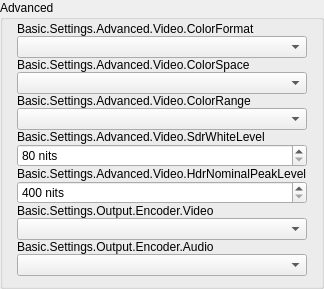
              <widget class="QGroupBox" name="groupBox_23">
               <property name="sizePolicy">
                <sizepolicy hsizetype="Expanding" vsizetype="Preferred">
                 <horstretch>0</horstretch>
                 <verstretch>0</verstretch>
                </sizepolicy>
               </property>
               <property name="title">
                <string>Advanced</string>
               </property>
               <!-- BEGIN Video & Audio: Advanced contents -->
               <layout class="QVBoxLayout" name="ldeVideoAudio_Advanced_VerticalLayout">
                <property name="spacing">
                 <number>0</number>
                </property>
                <property name="leftMargin">
                 <number>14</number>
                </property>
                <property name="topMargin">
                 <number>2</number>
                </property>
                <property name="rightMargin">
                 <number>14</number>
                </property>
                <property name="bottomMargin">
                 <number>10</number>
                </property>
                <!-- ldeVideoAudio_Advanced_ColorFormatLabel -->
                <item>
                 <widget class="QLabel" name="ldeVideoAudio_Advanced_ColorFormatLabel">
                  <property name="sizePolicy">
                   <sizepolicy hsizetype="Preferred" vsizetype="Preferred">
                    <horstretch>0</horstretch>
                    <verstretch>0</verstretch>
                   </sizepolicy>
                  </property>
                  <property name="minimumSize">
                   <size>
                    <width>175</width>
                    <height>0</height>
                   </size>
                  </property>
                  <property name="text">
                   <string>Basic.Settings.Advanced.Video.ColorFormat</string>
                  </property>
                  <property name="alignment">
                   <set>Qt::AlignLeft|Qt::AlignVCenter</set>
                  </property>
                  <property name="buddy">
                   <cstring>colorFormat</cstring>
                  </property>
                  <property name="topMargin">
                   <number>0</number>
                  </property>
                  <property name="bottomMargin">
                   <number>5</number>
                  </property>
                 </widget>
                </item>
                <!-- colorFormat -->
                <item>
                 <widget class="QComboBox" name="colorFormat">
                  <property name="sizePolicy">
                   <sizepolicy hsizetype="Expanding" vsizetype="Fixed">
                    <horstretch>0</horstretch>
                    <verstretch>0</verstretch>
                   </sizepolicy>
                  </property>
                  <property name="topMargin">
                   <number>0</number>
                  </property>
                  <property name="bottomMargin">
                   <number>0</number>
                  </property>
                 </widget>
                </item>
                <!-- ldeVideoAudio_Advanced_ColorSpaceLabel -->
                <item>
                 <widget class="QLabel" name="ldeVideoAudio_Advanced_ColorSpaceLabel">
                  <property name="sizePolicy">
                   <sizepolicy hsizetype="Preferred" vsizetype="Preferred">
                    <horstretch>0</horstretch>
                    <verstretch>0</verstretch>
                   </sizepolicy>
                  </property>
                  <property name="minimumSize">
                   <size>
                    <width>175</width>
                    <height>0</height>
                   </size>
                  </property>
                  <property name="text">
                   <string>Basic.Settings.Advanced.Video.ColorSpace</string>
                  </property>
                  <property name="alignment">
                   <set>Qt::AlignLeft|Qt::AlignVCenter</set>
                  </property>
                  <property name="buddy">
                   <cstring>colorSpace</cstring>
                  </property>
                  <property name="topMargin">
                   <number>20</number>
                  </property>
                  <property name="bottomMargin">
                   <number>5</number>
                  </property>
                 </widget>
                </item>
                <!-- colorSpace -->
                <item>
                 <widget class="QComboBox" name="colorSpace">
                  <property name="sizePolicy">
                   <sizepolicy hsizetype="Expanding" vsizetype="Fixed">
                    <horstretch>0</horstretch>
                    <verstretch>0</verstretch>
                   </sizepolicy>
                  </property>
                  <property name="topMargin">
                   <number>0</number>
                  </property>
                  <property name="bottomMargin">
                   <number>0</number>
                  </property>
                 </widget>
                </item>
                <!-- ldeVideoAudio_Advanced_ColorRangeLabel -->
                <item>
                 <widget class="QLabel" name="ldeVideoAudio_Advanced_ColorRangeLabel">
                  <property name="visible">
                    <bool>false</bool>
                  </property>
                  <property name="sizePolicy">
                   <sizepolicy hsizetype="Preferred" vsizetype="Preferred">
                    <horstretch>0</horstretch>
                    <verstretch>0</verstretch>
                   </sizepolicy>
                  </property>
                  <property name="minimumSize">
                   <size>
                    <width>175</width>
                    <height>0</height>
                   </size>
                  </property>
                  <property name="text">
                   <string>Basic.Settings.Advanced.Video.ColorRange</string>
                  </property>
                  <property name="alignment">
                   <set>Qt::AlignLeft|Qt::AlignVCenter</set>
                  </property>
                  <property name="buddy">
                   <cstring>colorRange</cstring>
                  </property>
                  <property name="topMargin">
                   <number>20</number>
                  </property>
                  <property name="bottomMargin">
                   <number>5</number>
                  </property>
                 </widget>
                </item>
                <!-- colorRange -->
                <item>
                 <widget class="QComboBox" name="colorRange">
                  <property name="visible">
                    <bool>false</bool>
                  </property>
                  <property name="sizePolicy">
                   <sizepolicy hsizetype="Expanding" vsizetype="Fixed">
                    <horstretch>0</horstretch>
                    <verstretch>0</verstretch>
                   </sizepolicy>
                  </property>
                  <property name="topMargin">
                   <number>0</number>
                  </property>
                  <property name="bottomMargin">
                   <number>0</number>
                  </property>
                 </widget>
                </item>
                <!-- label_sdrWhiteLevel -->
                <item>
                 <widget class="QLabel" name="label_sdrWhiteLevel">
                  <property name="visible">
                    <bool>false</bool>
                  </property>
                  <property name="sizePolicy">
                   <sizepolicy hsizetype="Preferred" vsizetype="Preferred">
                    <horstretch>0</horstretch>
                    <verstretch>0</verstretch>
                   </sizepolicy>
                  </property>
                  <property name="minimumSize">
                   <size>
                    <width>175</width>
                    <height>0</height>
                   </size>
                  </property>
                  <property name="text">
                   <string>Basic.Settings.Advanced.Video.SdrWhiteLevel</string>
                  </property>
                  <property name="alignment">
                   <set>Qt::AlignLeft|Qt::AlignVCenter</set>
                  </property>
                  <property name="buddy">
                   <cstring>sdrWhiteLevel</cstring>
                  </property>
                  <property name="topMargin">
                   <number>20</number>
                  </property>
                  <property name="bottomMargin">
                   <number>5</number>
                  </property>
                 </widget>
                </item>
                <!-- sdrWhiteLevel -->
                <item>
                 <widget class="QSpinBox" name="sdrWhiteLevel">
                  <property name="visible">
                    <bool>false</bool>
                  </property>
                  <property name="sizePolicy">
                   <sizepolicy hsizetype="Expanding" vsizetype="Fixed">
                    <horstretch>0</horstretch>
                    <verstretch>0</verstretch>
                   </sizepolicy>
                  </property>
                  <property name="suffix">
                   <string notr="true"> nits</string>
                  </property>
                  <property name="minimum">
                   <number>80</number>
                  </property>
                  <property name="maximum">
                   <number>480</number>
                  </property>
                  <property name="topMargin">
                   <number>0</number>
                  </property>
                  <property name="bottomMargin">
                   <number>0</number>
                  </property>
                 </widget>
                </item>
                <!-- label_hdrNominalPeakLevel -->
                <item>
                 <widget class="QLabel" name="label_hdrNominalPeakLevel">
                  <property name="visible">
                    <bool>false</bool>
                  </property>
                  <property name="sizePolicy">
                   <sizepolicy hsizetype="Preferred" vsizetype="Preferred">
                    <horstretch>0</horstretch>
                    <verstretch>0</verstretch>
                   </sizepolicy>
                  </property>
                  <property name="minimumSize">
                   <size>
                    <width>175</width>
                    <height>0</height>
                   </size>
                  </property>
                  <property name="text">
                   <string>Basic.Settings.Advanced.Video.HdrNominalPeakLevel</string>
                  </property>
                  <property name="alignment">
                   <set>Qt::AlignLeft|Qt::AlignVCenter</set>
                  </property>
                  <property name="buddy">
                   <cstring>hdrNominalPeakLevel</cstring>
                  </property>
                  <property name="topMargin">
                   <number>20</number>
                  </property>
                  <property name="bottomMargin">
                   <number>5</number>
                  </property>
                 </widget>
                </item>
                <!-- hdrNominalPeakLevel -->
                <item>
                 <widget class="QSpinBox" name="hdrNominalPeakLevel">
                  <property name="visible">
                    <bool>false</bool>
                  </property>
                  <property name="sizePolicy">
                   <sizepolicy hsizetype="Expanding" vsizetype="Fixed">
                    <horstretch>0</horstretch>
                    <verstretch>0</verstretch>
                   </sizepolicy>
                  </property>
                  <property name="suffix">
                   <string notr="true"> nits</string>
                  </property>
                  <property name="minimum">
                   <number>400</number>
                  </property>
                  <property name="maximum">
                   <number>10000</number>
                  </property>
                  <property name="topMargin">
                   <number>0</number>
                  </property>
                  <property name="bottomMargin">
                   <number>0</number>
                  </property>
                 </widget>
                </item>
                <!-- simpleOutStrEncoderLabel -->
                <item>
                 <widget class="QLabel" name="simpleOutStrEncoderLabel">
                  <property name="sizePolicy">
                   <sizepolicy hsizetype="Preferred" vsizetype="Preferred">
                    <horstretch>0</horstretch>
                    <verstretch>0</verstretch>
                   </sizepolicy>
                  </property>
                  <property name="minimumSize">
                   <size>
                    <width>175</width>
                    <height>0</height>
                   </size>
                  </property>
                  <property name="text">
                   <string>Basic.Settings.Output.Encoder.Video</string>
                  </property>
                  <property name="alignment">
                   <set>Qt::AlignLeft|Qt::AlignVCenter</set>
                  </property>
                  <property name="buddy">
                   <cstring>simpleOutRecEncoder</cstring>
                  </property>
                  <property name="topMargin">
                   <number>20</number>
                  </property>
                  <property name="bottomMargin">
                   <number>5</number>
                  </property>
                 </widget>
                </item>
                <!-- simpleOutStrEncoder -->
                <item>
                 <widget class="QComboBox" name="simpleOutStrEncoder">
                  <property name="sizePolicy">
                   <sizepolicy hsizetype="Expanding" vsizetype="Fixed">
                    <horstretch>0</horstretch>
                    <verstretch>0</verstretch>
                   </sizepolicy>
                  </property>
                  <property name="topMargin">
                   <number>0</number>
                  </property>
                  <property name="bottomMargin">
                   <number>0</number>
                  </property>
                 </widget>
                </item>
                <!-- simpleOutStrAEncoderLabel -->
                <item>
                 <widget class="QLabel" name="simpleOutStrAEncoderLabel">
                  <property name="sizePolicy">
                   <sizepolicy hsizetype="Preferred" vsizetype="Preferred">
                    <horstretch>0</horstretch>
                    <verstretch>0</verstretch>
                   </sizepolicy>
                  </property>
                  <property name="minimumSize">
                   <size>
                    <width>175</width>
                    <height>0</height>
                   </size>
                  </property>
                  <property name="text">
                   <string>Basic.Settings.Output.Encoder.Audio</string>
                  </property>
                  <property name="alignment">
                   <set>Qt::AlignLeft|Qt::AlignVCenter</set>
                  </property>
                  <property name="buddy">
                   <cstring>simpleOutStrAEncoder</cstring>
                  </property>
                  <property name="topMargin">
                   <number>20</number>
                  </property>
                  <property name="bottomMargin">
                   <number>5</number>
                  </property>
                 </widget>
                </item>
                <!-- simpleOutStrAEncoder -->
                <item>
                 <widget class="QComboBox" name="simpleOutStrAEncoder">
                  <property name="sizePolicy">
                   <sizepolicy hsizetype="Expanding" vsizetype="Fixed">
                    <horstretch>0</horstretch>
                    <verstretch>0</verstretch>
                   </sizepolicy>
                  </property>
                  <property name="topMargin">
                   <number>0</number>
                  </property>
                  <property name="bottomMargin">
                   <number>0</number>
                  </property>
                 </widget>
                </item>
               </layout>
               <!-- END Video & Audio: Advanced contents -->
              </widget>
